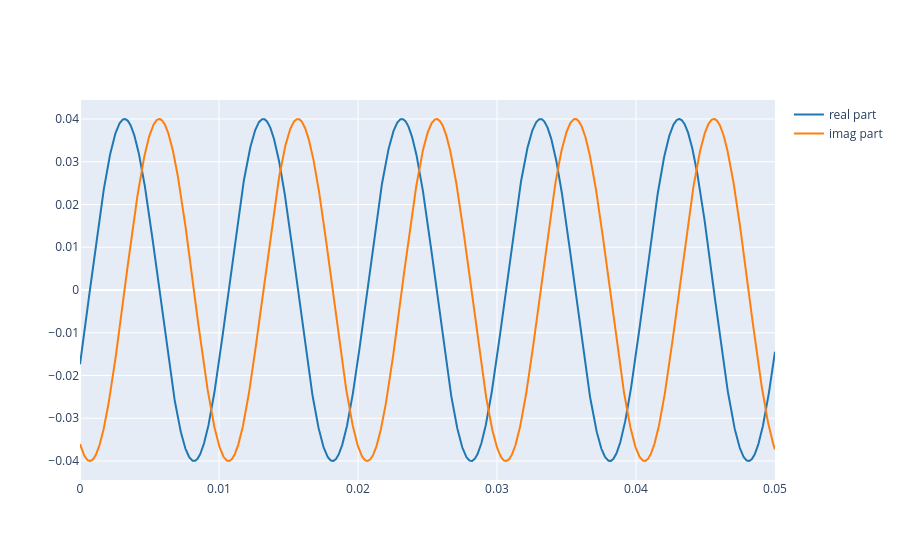

The code cell stored with this chart in its notebook:
### Markdown cell above
Now we can plot the real and imaginary parts of this signal. The real part looks like a cosine-like waveform, while the imaginary part looks like a sine-like waveform.

Try changing the phase $\phi$ and see how the waveform shifts.

### Code cell
plot_signals([np.real(x), np.imag(x)], fs, name=['real part', 'imag part'])

### Figure 1 — Plotly figure (JSON) as saved in the notebook; plotly's stock layout.template omitted (floating-point values rounded to 4 significant figures; data arrays with more than 128 entries replaced by an {"elided": "..."} marker saying what was removed)
{"data": [{"line": {"color": "#1f77b4", "shape": "linear"}, "mode": "lines", "name": "real part", "type": "scatter", "x": {"elided": "2205 float values"}, "y": {"elided": "2205 float values"}}, {"line": {"color": "#ff7f0e", "shape": "linear"}, "mode": "lines", "name": "imag part", "type": "scatter", "x": {"elided": "2205 float values"}, "y": {"elided": "2205 float values"}}], "layout": {}}
